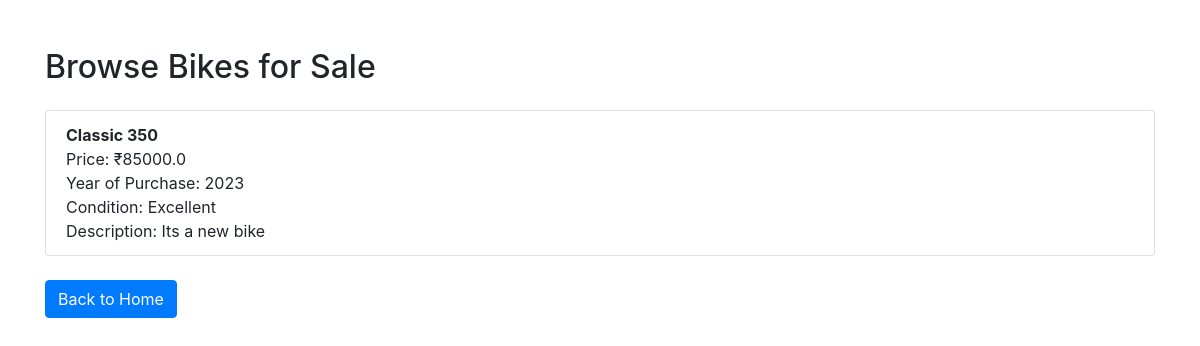
/buy (signed in), run on the app's committed database.
### application.py (models this page shows)
class Product(db.Model):
    id = db.Column(db.Integer, primary_key=True)
    name = db.Column(db.String(100), nullable=False)
    price = db.Column(db.Float, nullable=False)
    year_of_purchase = db.Column(db.Integer, nullable=False)
    condition = db.Column(db.String(50), nullable=False)
    description = db.Column(db.String(500), nullable=True)
    user_id = db.Column(db.Integer, db.ForeignKey('user.id'), nullable=False)
    user = db.relationship('User', backref=db.backref('products', lazy=True))

### application.py (the view)
@app.route('/buy')
@login_required
def buy():
    products = Product.query.all()
    return render_template('buy.html', products=products)

### application.py (called while the page is built)
@login_manager.user_loader
def load_user(user_id):
    return User.query.get(int(user_id))

### templates/buy.html (shortened to what this page needs)
<!DOCTYPE html>
<html lang="en">
<head>
    <link rel="stylesheet" href="https://stackpath.bootstrapcdn.com/bootstrap/4.3.1/css/bootstrap.min.css">
</head>
<body>
    <div class="container mt-5">
        <h2>Browse Bikes for Sale</h2>
        <ul class="list-group mt-4">
            {% for product in products %}
                <li class="list-group-item">
                    <strong>{{ product.name }}</strong><br>
                    Price: ₹{{ product.price }}<br>
                    Year of Purchase: {{ product.year_of_purchase }}<br>
                    Condition: {{ product.condition }}<br>
                    Description: {{ product.description }}<br>
                </li>
            {% else %}
                <li class="list-group-item">No bikes available for sale.</li>
            {% endfor %}
        </ul>
        <br>
        <a href="{{ url_for('home') }}" class="btn btn-primary">Back to Home</a>
    </div>
</body>

### data on the page
Product: name "Classic 350", price "85000.0", year_of_purchase "2023", condition "Excellent", description "Its a new bike"
